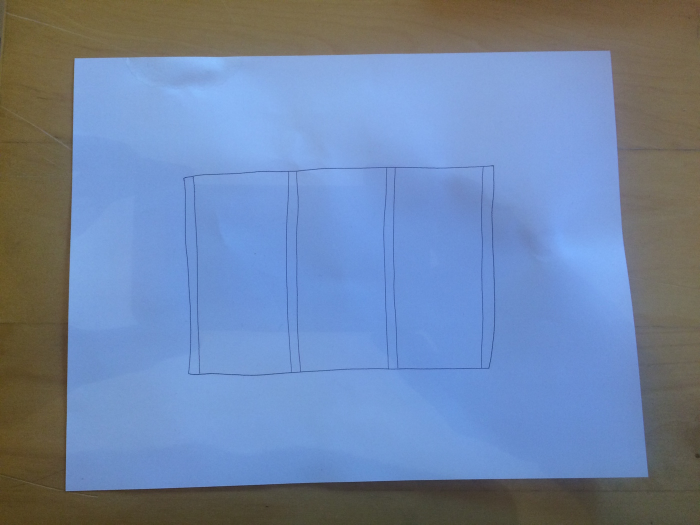
#> input picture find-paper/sample1.jpg, 1400 x 1050 px (shown at 1/2 size)
$ python -i find_paper.py   (imports and definitions only)   (Python 2 division)
#> lines starting #> are read from the running program, lines starting #| are printed output that depends on the picture
import numpy as np
import cv2
from skimage import morphology

# img should be a binary image showing edges. findPaper returns a contour with
# 4 points that is the outline of the paper.
def find_paper(img):
	(contours, _) = cv2.findContours(img.copy(), cv2.RETR_LIST, cv2.CHAIN_APPROX_SIMPLE)
	boundingBoxes = map(lambda contour: (contour, cv2.boundingRect(contour)), contours)
	sortedC = sorted(boundingBoxes, key=lambda (contour, (x,y,w,h)): w*h, reverse=True)

	# should be the first...
	for (contour, bb) in sortedC:
		# approximate the contour
		perimeter = cv2.arcLength(contour, True)
		approx = cv2.approxPolyDP(contour, 0.02 * perimeter, True)
		# if our approximated contour has four points, then we
		# can assume that we have found our paper
		if len(approx) == 4:
			return approx

>>> import cv2
>>> picture = cv2.imread('../find-paper/sample1.jpg', cv2.IMREAD_GRAYSCALE)
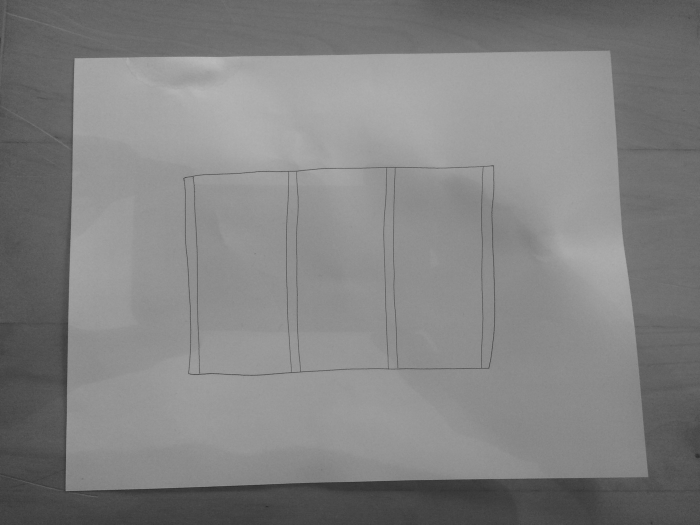
#> picture: shape (1050, 1400) (shown at 1/2 size); min 34, max 187, mean 129.6
>>> result = find_paper(picture)
#> in find_paper, `(contours, _) = cv2.findContours(img.copy(), cv2.RETR_LIST, cv2.CHAIN_..`: contours = [[[0, 0], [0, 1049], [1399, 1049], [1399, 0]]]
#> in find_paper, `boundingBoxes = map(lambda contour: (contour, cv2.boundingRect(contour..`: boundingBoxes = [([[0, 0], [0, 1049], [1399, 1049], [1399, 0]], (0, 0, 1400, 1050))]
#> in find_paper, `sortedC = sorted(boundingBoxes, key=lambda (contour, (x,y,w,h)): w*h, ..`: sortedC has the same summary as boundingBoxes
#> the loop in find_paper, `for (contour, bb) in sortedC:` made 1 pass
#> (bb, perimeter, approx) on pass 1: ((0, 0, 1400, 1050), 4896, [[0, 0], [0, 1049], [1399, 1049], [1399, 0]])
#> result = [[0, 0], [0, 1049], [1399, 1049], [1399, 0]]
